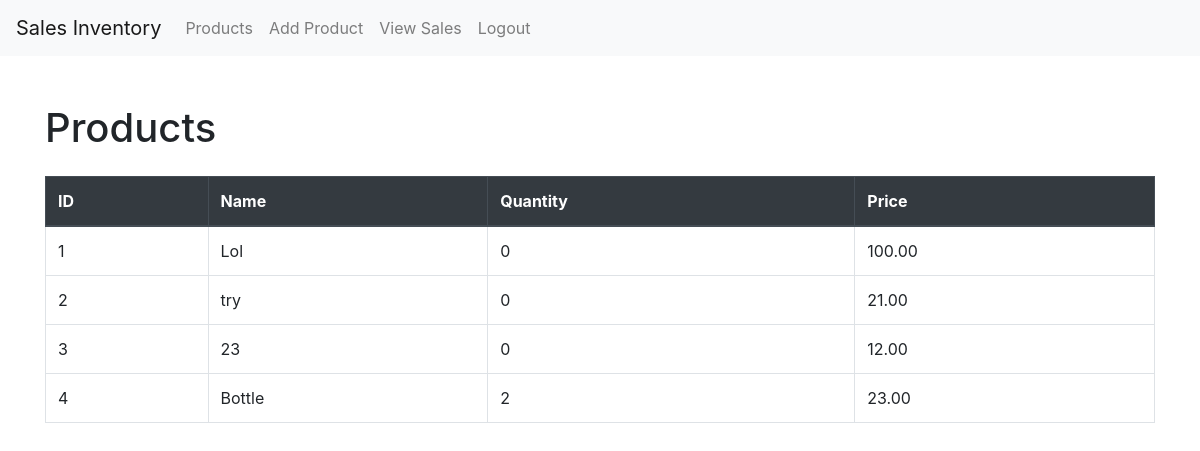
Screenshot of /Invent/index.php (signed in) with the database file from the repository.
### tables this page shows
CREATE TABLE `products` (
  `id` int(11) NOT NULL,
  `name` varchar(100) NOT NULL,
  `quantity` int(11) NOT NULL,
  `price` decimal(10,2) NOT NULL
);

### Invent/Product.php (called while the page is built, shortened)
<?php
class Product {
    private $conn;
    private $table_name = "products";
    public function __construct($db) {
        $this->conn = $db;
    }
    public function readAll() {
        $query = "SELECT * FROM " . $this->table_name;
        $result = $this->conn->query($query);
        return $result;
    }
}
?>

### Invent/index.php (the view, shortened to what this page needs)
<?php
include 'config.php';
include_once 'Product.php';
$product = new Product($db);
$result = $product->readAll();
?>
<!DOCTYPE html>
<html lang="en">
<head>
    <link rel="stylesheet" href="https://stackpath.bootstrapcdn.com/bootstrap/4.5.2/css/bootstrap.min.css">
</head>
<body>
<?php include 'navbar.php'; ?>
<div class="container mt-5">
    <h1 class="mb-4">Products</h1>
    <table class="table table-bordered table-hover">
        <thead class="thead-dark">
            <tr>
                <th>ID</th>
                <th>Name</th>
                <th>Quantity</th>
                <th>Price</th>
            </tr>
        </thead>
        <tbody>
            <?php while ($row = $result->fetch_assoc()): ?>
                <tr>
                    <td><?php echo $row['id']; ?></td>
                    <td><?php echo $row['name']; ?></td>
                    <td><?php echo $row['quantity']; ?></td>
                    <td><?php echo $row['price']; ?></td>
                </tr>
            <?php endwhile; ?>
        </tbody>
    </table>
</div>
</body>
</html>

### rows the page displays
products: id "1", name "Lol", quantity "0", price "100.00"
products: id "2", name "try", quantity "0", price "21.00"
products: id "3", name "23", quantity "0", price "12.00"
products: id "4", name "Bottle", quantity "2", price "23.00"
